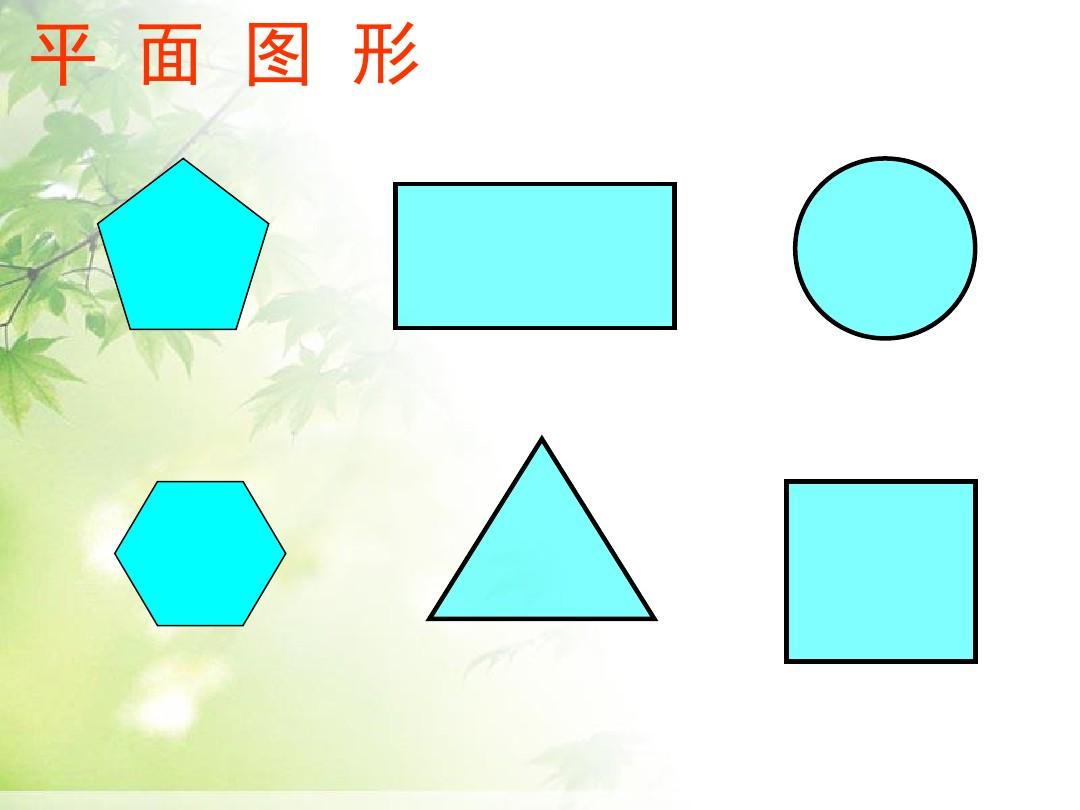
#> input picture opencv/day7/contour.jpeg, 1080 x 810 px, found by its file name
$ jupyter execute day3.ipynb
#> lines starting #> are read from the running program, lines starting #| are printed output that depends on the picture; after the words box and inside, x2 and y2 are one past the last pixel; in counts of white or black regions, pixels touching at a corner belong together
# 图像轮廓

## 查找轮廓

具有相同灰度的连续点连成的曲线
检测轮廓时应该先二值化操作或者caany操作

绘制轮廓默认是直接在原图上绘制，修改了原图

[cell 1]
import cv2
import numpy as np

'''
mode:查找轮廓的模式
RETR_EXTERNAL = 0 只检测外围轮廓
RETR_LIST = 1 检测所有轮廓，轮廓之间没有等级关系
RETR_CCOMP = 2 每层做多两级
RETR_TREE = 3 按照树形存储轮廓，从右到左，从大到小索引

method:轮廓的近似方法
CHAIN_APPROX_NONE 保存轮廓上的所有点
CHAIN_APPROX_SIMPLE 保存轮廓上的角点，存储的信息较少

函数返回轮廓contours轮廓和hierarchy轮廓的层级

'''

img = cv2.imread("/Users/duchengtai/Library/Mobile Documents/com~apple~CloudDocs/code- iCloud/opencv/day7/contour.jpeg")
#> img is the input picture: shape (810, 1080, 3); mean B, G, R 232.2, 244.5, 214.8

# 先变为单通道的图片
img_gray = cv2.cvtColor(img,cv2.COLOR_BGR2GRAY)
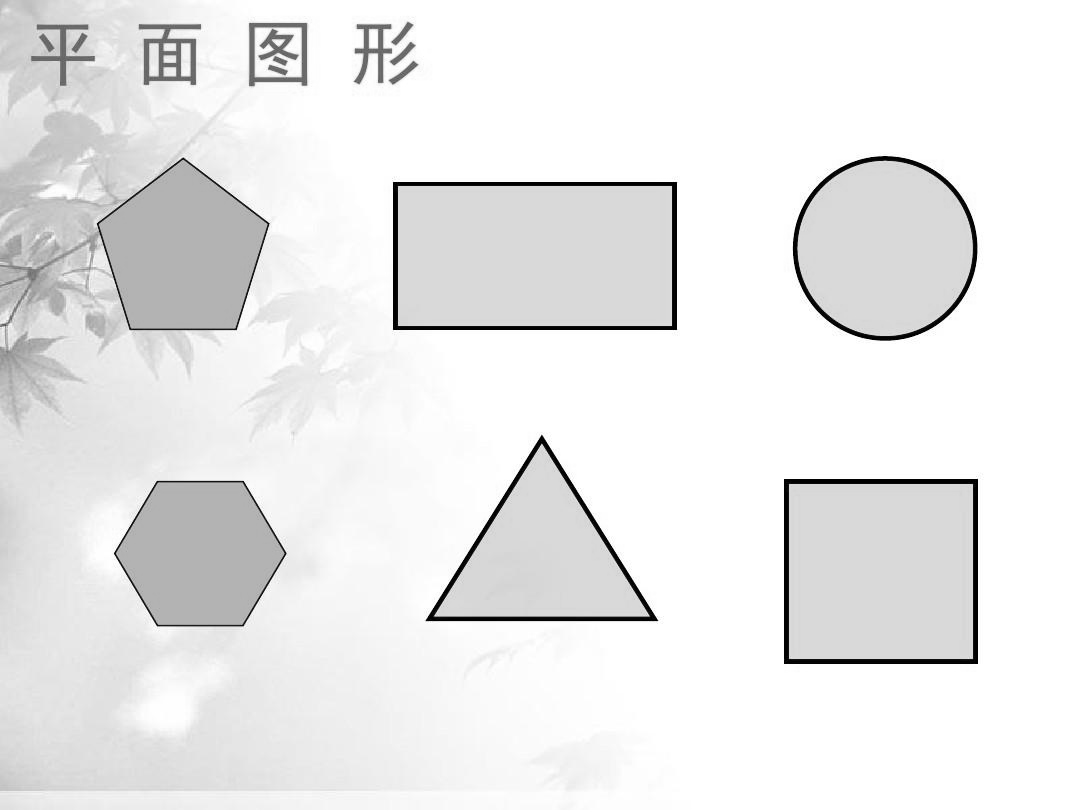
#> img_gray: shape (810, 1080); min 0, max 255, mean 234.3
print(img_gray.shape)
#| (810, 1080)

# 对图片进行二值化
threshold, binary = cv2.threshold(img_gray,150,255,cv2.THRESH_BINARY)
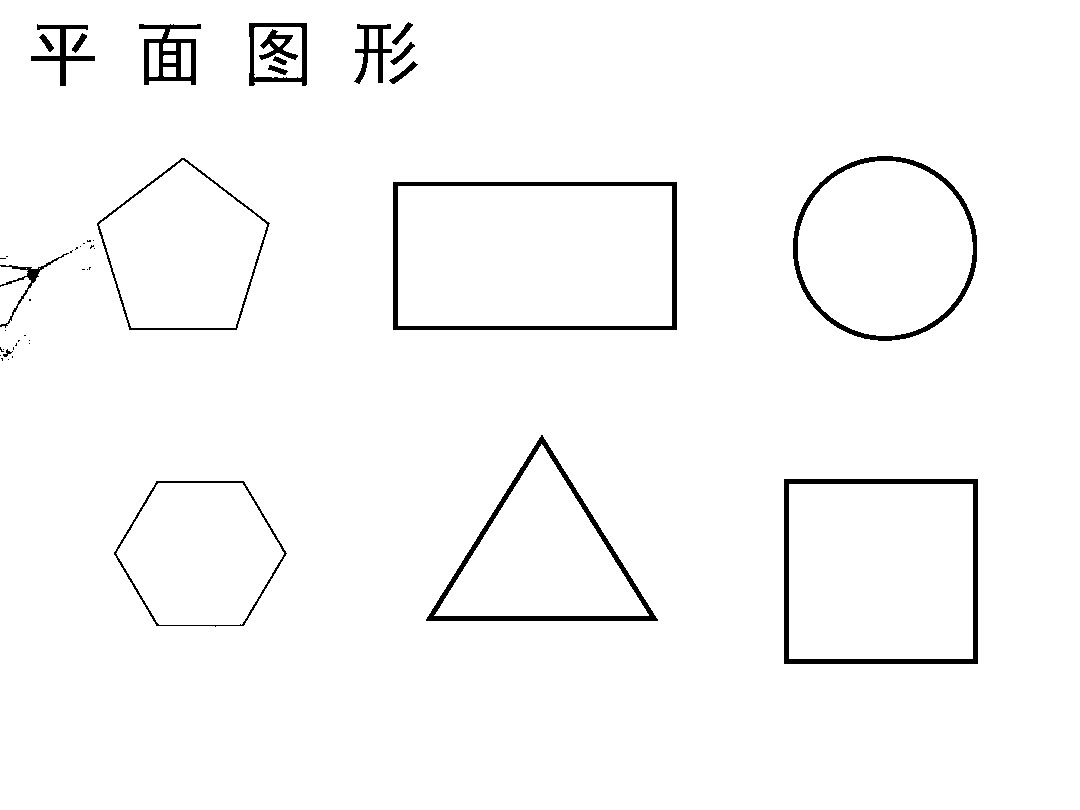
#> binary: shape (810, 1080); 97.6% white; 47 black regions (27 under 20 px)

# 进行轮廓查找
contours, hierarchy = cv2.findContours(binary,cv2.RETR_TREE,cv2.CHAIN_APPROX_SIMPLE)
#> contours = 65 contours, 29 with area under 20; largest, box (x1, y1, x2, y2) and area: (0, 0, 1080, 810) 871287, (392, 181, 678, 331) 42463, (398, 186, 672, 326) 37947, (783, 478, 979, 665) 36268, (789, 484, 973, 659) 31842

print(contours)
#> (printed output is left out)
print("------")
print(hierarchy)

# cv2.imshow("img",img_gray)

# cv2.waitKey(0)
# cv2.destroyAllWindows()

## 绘制图像轮廓

[cell 2]
'''
 contourIdx:-1表示绘制所有的轮廓
 thickness:线宽，-1表示全部填充
'''
import cv2
import numpy as np


img = cv2.imread("/Users/duchengtai/Library/Mobile Documents/com~apple~CloudDocs/code- iCloud/opencv/day7/contour.jpeg")

# 先变为单通道的图片
img_gray = cv2.cvtColor(img,cv2.COLOR_BGR2GRAY)
print(img_gray.shape)

# 对图片进行二值化
threshold, binary = cv2.threshold(img_gray,150,255,cv2.THRESH_BINARY)

# 进行轮廓查找
contours, hierarchy = cv2.findContours(binary,cv2.RETR_TREE,cv2.CHAIN_APPROX_SIMPLE)

cv2.drawContours(binary,contours,contourIdx=-1,color=(0,0,255),thickness=1)
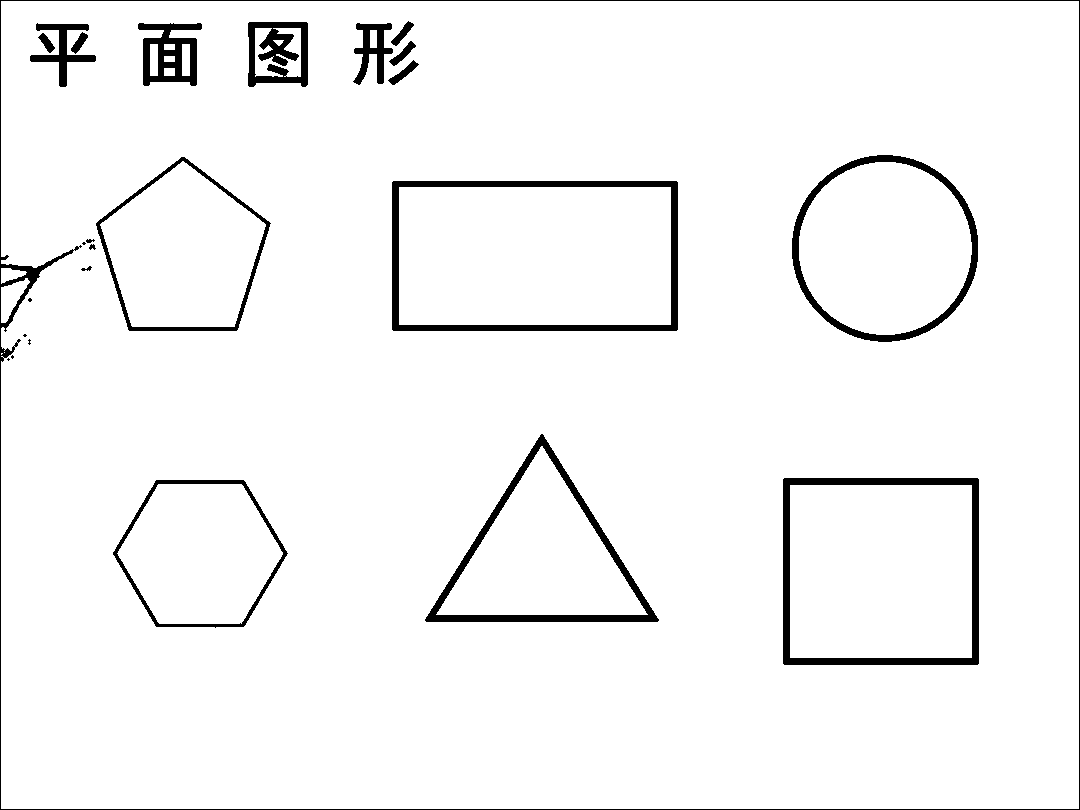
#> binary: shape (810, 1080); 96% white; 25 black regions (6 under 20 px), largest, box (x1, y1, x2, y2) and area: (392, 181, 678, 331) 5360, (783, 478, 979, 665) 5162, (0, 0, 1080, 810) 4726
cv2.drawContours(img_gray,contours,contourIdx=-1,color=(0,0,255),thickness=1)
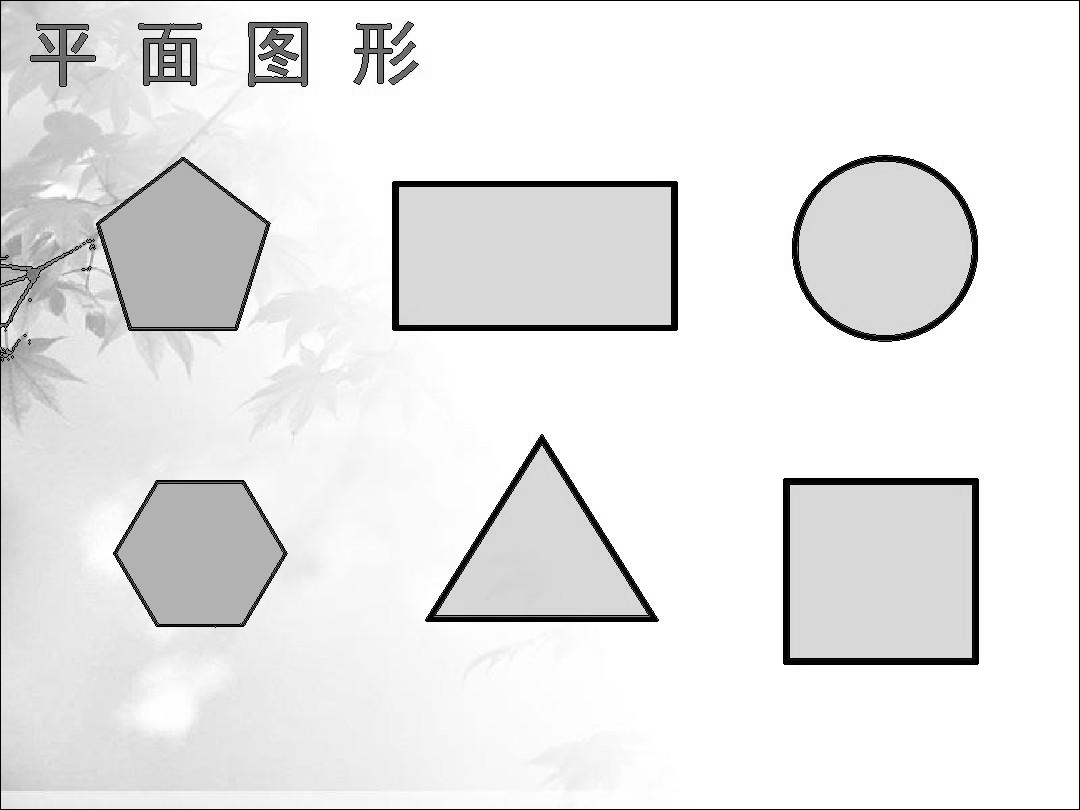
#> img_gray: shape (810, 1080); 1.57% of pixels changed, all inside (x1, y1, x2, y2) = (0, 0, 1080, 810)

cv2.imshow("img",img_gray)
cv2.imshow("binary",binary)
cv2.waitKey(0)
cv2.destroyAllWindows()

## 轮廓的面积和周长

周长中的closed参数，表征轮廓是否是闭合的

[cell 3]
import cv2
import numpy as np

img = cv2.imread("/Users/duchengtai/Library/Mobile Documents/com~apple~CloudDocs/code- iCloud/opencv/day7/contour.jpeg")

# 先变为单通道的图片
img_gray = cv2.cvtColor(img,cv2.COLOR_BGR2GRAY)
print(img_gray.shape)

# 对图片进行二值化
threshold, binary = cv2.threshold(img_gray,150,255,cv2.THRESH_BINARY)

# 进行轮廓查找
contours, hierarchy = cv2.findContours(binary,cv2.RETR_TREE,cv2.CHAIN_APPROX_SIMPLE)

# cv2.drawContours(binary,contours,contourIdx=-1,color=(0,0,255),thickness=1)
cv2.drawContours(img,contours,contourIdx=0,color=(0,255,0),thickness=10)
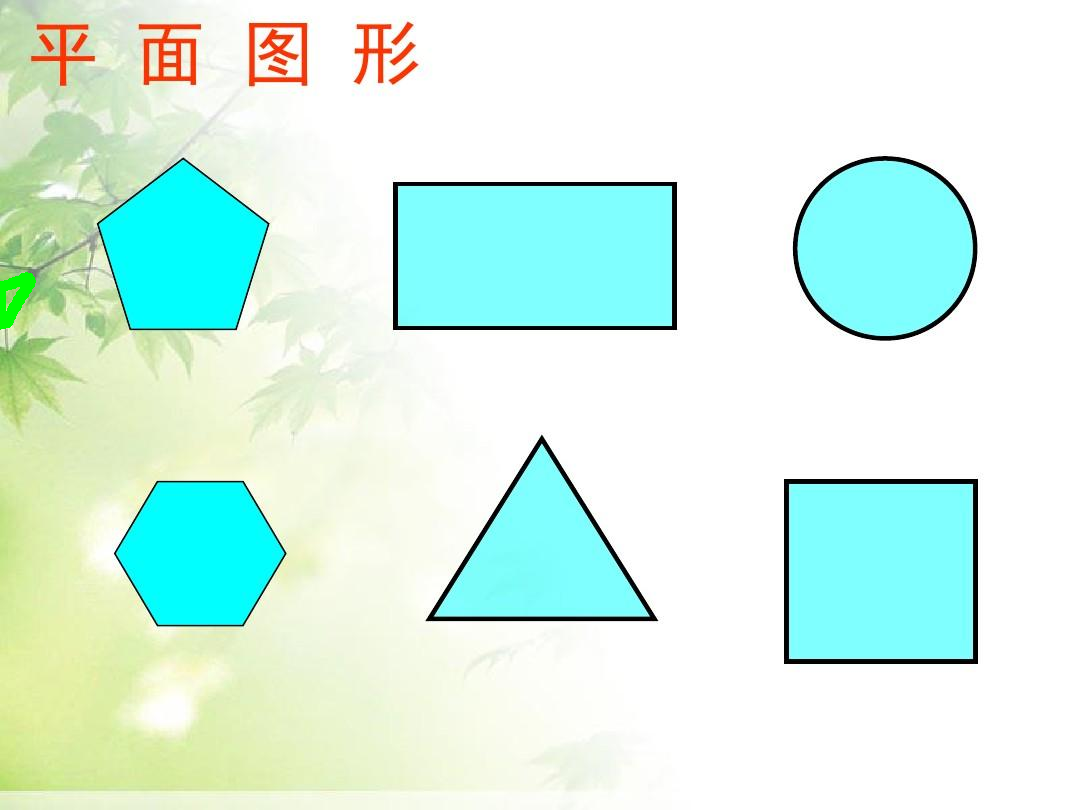
#> img: shape (810, 1080, 3); 0.13% of pixels changed, all inside (x1, y1, x2, y2) = (0, 272, 36, 330)

# 计算轮廓的面积
area = cv2.contourArea(contours[0])
#> area = 708.5
print(contours[0])
print("area = ",area)

# 计算轮廓的周长
length = cv2.arcLength(contours[0],closed=True)
#> length = 135.8
print("length = ",length)

cv2.imshow("img",img)
# cv2.imshow("binary",binary)
cv2.waitKey(0)
cv2.destroyAllWindows()
